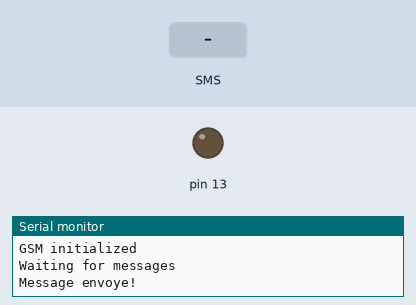
Simulated run of this sketch. Board: Arduino Uno, built with avr-gcc and run on an emulated ATmega328P. Parts: output pins drawn as LEDs (lit = HIGH), the last lines printed to the serial monitor. The inputs (shaded band) are chosen by the test bench.

Above: at 4.2 s.
4.3 s: text message "N" received
At 5.4 s:
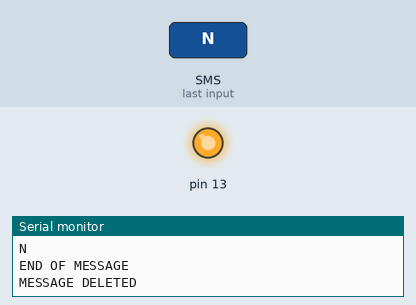
9.5 s: text message "F" received
At 10.8 s:
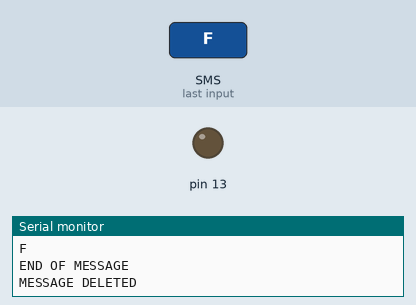
Timing chart, 0 to 12.5 s (numbered marks = the images above; inputs shaded):
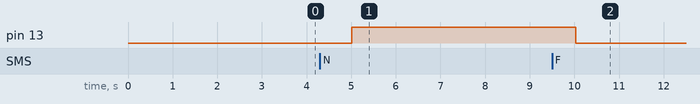

Measured:
- after the input at 4.3 s, pin 13: LOW → HIGH after 0.71 s
- after the input at 9.5 s, pin 13: HIGH → LOW after 0.52 s

The sketch:

ReceiveSMS_relay.ino
```cpp
#include <GSM.h>
#define PINNUMBER ""


// pin 2 (rouge, RX du UNO, TX du SIM900)
// pin 3 (orange, TX du UNO, RX du SIM900)
// pin 13 : commande relay et LED
// marrond, rouge, noir =  GND , 5V, GND

GSM gsmAccess;
GSM_SMS sms;

char senderNumber[20];

void setup() {
        Serial.begin(9600);
        Serial.println("SMS Messages Receiver");

        boolean notConnected = true;

        while (notConnected) {
                if (gsmAccess.begin(PINNUMBER) == GSM_READY) {
                        notConnected = false;
                } else {
                        Serial.println("Not connected");
                        delay(1000);
                }
        }

        Serial.println("GSM initialized");
        Serial.println("Waiting for messages");

        pinMode(13, OUTPUT);
        digitalWrite(13, LOW);


        sms.beginSMS("+33673997334");
        //  sms.beginSMS("+33787025242");
        sms.print("Module GSM-relai operationel ; relai OFF ; pret a recevoir instructions ('F' pour OFF ou 'N' pour ON)");
        sms.endSMS();
        Serial.println("\nMessage envoye!\n");


}

void loop() {
        char c;

        // If there are any SMSs available()
        if (sms.available()) {
                Serial.println("Message received from:");

                // Get remote number
                sms.remoteNumber(senderNumber, 20);
                Serial.println(senderNumber);

                // An example of message disposal
                // Any messages starting with # should be discarded
                if (sms.peek() == '#') {
                        Serial.println("Discarded SMS");
                        sms.flush();
                }

                // Read message bytes and print them
                boolean i = true;
                char code;
                while (c = sms.read()) {
                        if( i == true ){
                                code = c;
                                i = false;
                        }
                        Serial.print(c);
                }
                Serial.println("\nEND OF MESSAGE");

                // Delete message from modem memory
                sms.flush();
                Serial.println("MESSAGE DELETED");

                // Agit
                int cas = process_code(code);

                // repond a à l'envoyeur
                sms.beginSMS(senderNumber);
                switch (cas){
                        case 0:
                                sms.print("Extinction du relai -- recu");
                                break;
                        case 1:
                                sms.print("Allumage du relai -- recu");
                                break;
                        case 2:
                                sms.print("Juste un caractere : 'N' pour ON ou 'F' pour OFF");
                                break;
                }
                sms.endSMS();
                Serial.println("\nMessage envoye a l'envoyeur!\n");

                // informe l'admin
                sms.beginSMS("+33673997334");
                switch (cas){
                        case 0:
                                sms.print("Extinction du relai -- recu");
                                break;
                        case 1:
                                sms.print("Allumage du relai -- recu");
                                break;
                        case 2:
                                sms.print("Juste un caractere : 'N' pour ON ou 'F' pour OFF");
                                break;
                }
                sms.endSMS();
                Serial.println("\nMessage envoye a l'admin!\n");


        }


        delay(1000);

}

int process_code(char code){
        /* // CLIGNOTEMENT POUR DEBUG
           for(int i=0;i<10;i++){
           digitalWrite(13, HIGH);
           delay(50);
           digitalWrite(13, LOW);
           delay(50);
           }
         */
        if (code == 'F'){
                digitalWrite(13, LOW);
                return 0;
        }
        else if (code == 'N'){
                digitalWrite(13, HIGH);
                return 1;
        }
        else{
                return 2;
        }
}
```
